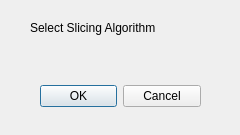
<?xml version="1.0" encoding="UTF-8"?>
<ui version="4.0">
 <class>Dialog</class>
 <widget class="QDialog" name="Dialog">
  <property name="geometry">
   <rect>
    <x>0</x>
    <y>0</y>
    <width>240</width>
    <height>135</height>
   </rect>
  </property>
  <property name="windowTitle">
   <string>Dialog</string>
  </property>
  <widget class="QDialogButtonBox" name="buttonBox">
   <property name="geometry">
    <rect>
     <x>40</x>
     <y>80</y>
     <width>161</width>
     <height>32</height>
    </rect>
   </property>
   <property name="orientation">
    <enum>Qt::Horizontal</enum>
   </property>
   <property name="standardButtons">
    <set>QDialogButtonBox::Cancel|QDialogButtonBox::Ok</set>
   </property>
  </widget>
  <widget class="QLabel" name="label">
   <property name="geometry">
    <rect>
     <x>30</x>
     <y>20</y>
     <width>281</width>
     <height>16</height>
    </rect>
   </property>
   <property name="text">
    <string>Select Slicing Algorithm</string>
   </property>
  </widget>
  <widget class="Q3ComboBox" name="comboBoxAlogrithms">
   <property name="geometry">
    <rect>
     <x>30</x>
     <y>40</y>
     <width>191</width>
     <height>20</height>
    </rect>
   </property>
  </widget>
 </widget>
 <customwidgets>
  <customwidget>
   <class>Q3ComboBox</class>
   <extends>QWidget</extends>
   <header>Qt3Support/Q3ComboBox</header>
  </customwidget>
 </customwidgets>
 <resources/>
 <connections>
  <connection>
   <sender>buttonBox</sender>
   <signal>accepted()</signal>
   <receiver>Dialog</receiver>
   <slot>accept()</slot>
   <hints>
    <hint type="sourcelabel">
     <x>248</x>
     <y>254</y>
    </hint>
    <hint type="destinationlabel">
     <x>157</x>
     <y>274</y>
    </hint>
   </hints>
  </connection>
  <connection>
   <sender>buttonBox</sender>
   <signal>rejected()</signal>
   <receiver>Dialog</receiver>
   <slot>reject()</slot>
   <hints>
    <hint type="sourcelabel">
     <x>316</x>
     <y>260</y>
    </hint>
    <hint type="destinationlabel">
     <x>286</x>
     <y>274</y>
    </hint>
   </hints>
  </connection>
 </connections>
</ui>
